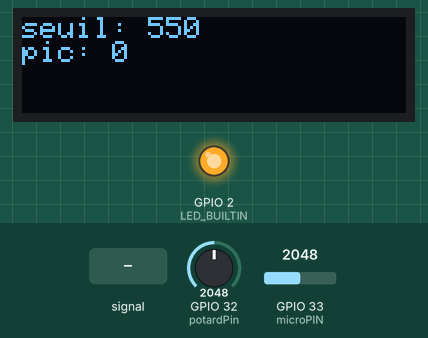
Simulated run of this sketch. Board: ESP32. Shown: 128×32 one-colour display, output pins drawn as LEDs (lit = HIGH). The test bench sets the inputs (shaded band); at power-on: GPIO 33 (microPIN) = 2048, GPIO 32 (potardPin) = 2048. What the sketch prints to the serial monitor is not drawn.

Above: at 2.2 s.
2.3 s: GPIO 33 (microPIN) fed a 2 Hz sine of ±1228 counts around its level
At 3.5 s:
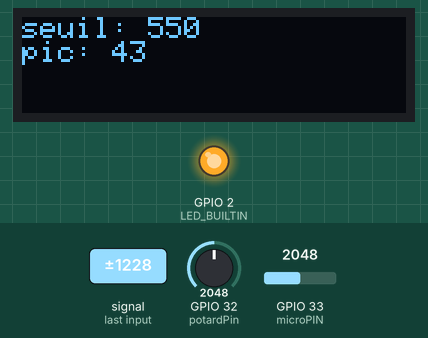
4.4 s: GPIO 33 (microPIN) set to 2866
At 4.58 s:
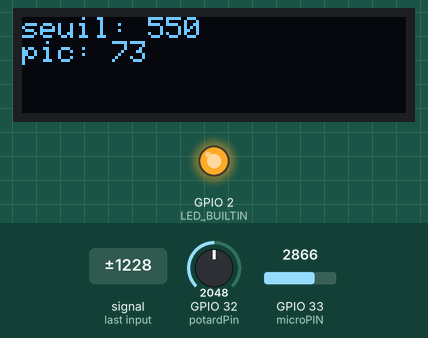
6.1 s: GPIO 32 (potardPin) set to 2866
At 7.4 s:
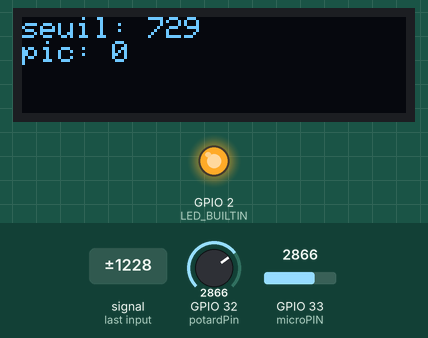
7.9 s: GPIO 33 (microPIN) fed a 200 Hz sine of ±327 counts around its level
At 8.7 s:
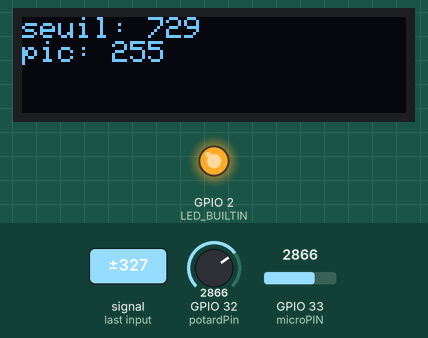
9.6 s: GPIO 32 (potardPin) set to 3603
At 11.0 s:
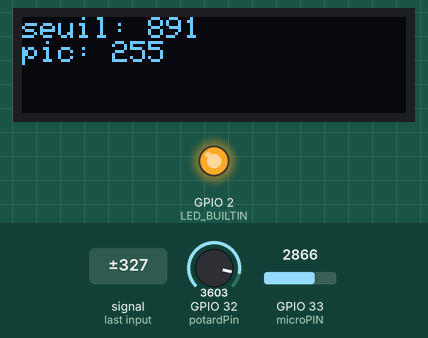
11.3 s: GPIO 33 (microPIN) set to 3603
At 12.4 s:
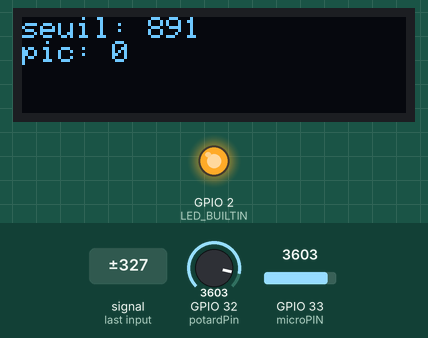
Timing chart, 0 to 14.1 s (numbered marks = the images above; inputs shaded):
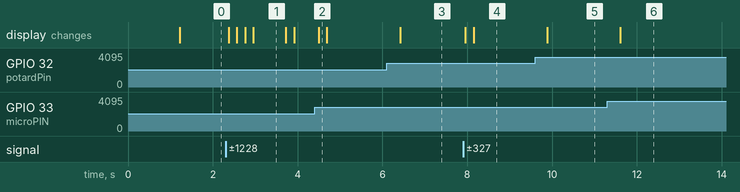

The sketch:

ESP32_Spectrum_potard_OLED.ino
```cpp
// (licence header left out)
/*
// I2C
*/
#include <Wire.h>
const int PIN_SDA = 26;
const int PIN_SCL = 27;

#define SCREEN_WIDTH 128 // OLED display width, in pixels
#define SCREEN_HEIGHT 32 // OLED display height, in pixels
#include <Adafruit_GFX.h>
#include <Adafruit_SSD1306.h>
#define OLED_RESET     4 // Reset pin # (or -1 if sharing Arduino reset pin)
#define SCREEN_ADDRESS 0x3C ///< See datasheet for Address; 0x3D for 128x64, 0x3C for 128x32
Adafruit_SSD1306 display(SCREEN_WIDTH, SCREEN_HEIGHT, &Wire, OLED_RESET);

// Entrée potentiomètre
#define potardPin 32 //ADC1_CH4;

// Entrée micro
#define microPIN 33 // ADC1_CH5

#include "arduinoFFT.h" // Standard Arduino FFT library
// https://github.com/kosme/arduinoFFT, in IDE, Sketch, Include Library, Manage Library, then search for FFT
arduinoFFT FFT = arduinoFFT();
#define SAMPLES 1024             // Must be a power of 2
#define SAMPLING_FREQUENCY 10000 // Hz, must be 40000 or less due to ADC conversion time. Determines maximum frequency that can be analysed by the FFT Fmax=sampleF/2.
uint8_t amplitude = 200;            // Depending on your audio source level, you may need to increase this value
unsigned int sampling_period_us;
double vReal1[SAMPLES];
double vImag1[SAMPLES];

double pic = 230;// ou  harmoniques 460 ou 920
double picSeuilBas = pic - (10 * pic /100);
double picSeuilHaut = pic + (10 * pic /100);

// voir l'exemple FFT_01 https://github.com/kosme/arduinoFFT/blob/master/Examples/FFT_01/FFT_01.ino
unsigned long newTime, chrono1, chrono2;
int compteur_tour =0;
int Nb_chrono =0;
// compteur d'attaque
int Cpt_Attaque=0;

// relai en GPIO D1
//#define Relai_Ext D1

void displayParameters(int range,int pic, bool detected) {
  display.clearDisplay();
  display.setTextSize(1.5);      // Normal 1:1 pixel scale
  display.setTextColor(SSD1306_WHITE); // Draw white text
  display.setCursor(0, 0);     // Start at top-left corner
  //display.cp437(true);         // Use full 256 char 'Code Page 437' font
  display.print(F("seuil: "));display.println(range);
  display.print(F("pic: "));display.println(pic);
  if (detected) {
      display.println("!  o-o  !");
      display.println("!  (!)  !");
  }
  display.display();
}

void setup() {
  Serial.begin(115200);
  Serial.println(__FILE__);
  sampling_period_us = round(1000000 * (1.0 / SAMPLING_FREQUENCY));

  Wire.begin(PIN_SDA, PIN_SCL);
  pinMode(LED_BUILTIN, OUTPUT);
  digitalWrite(LED_BUILTIN, HIGH);


  picSeuilBas = pic - (10 * pic /100);
  picSeuilHaut = pic + (10 * pic /100);

  if(!display.begin(SSD1306_SWITCHCAPVCC, SCREEN_ADDRESS)) {
    Serial.println(F("SSD1306 allocation failed"));
    for(;;); // Don't proceed, loop forever
  }
  delay(1000);
}

void loop(){
  Serial.println(LED_BUILTIN);
  digitalWrite(LED_BUILTIN, HIGH);
  // lecture potentiomètre
  int16_t adc0;
  adc0 = analogRead(potardPin);
  // interval de valeurs 100 à 1000
  int range = map(adc0, 0, 4095, 100, 1000);
  Serial.println("-----------------------------------------------------------");
  Serial.print("AIN0: "); Serial.println(adc0);
  Serial.print("pic map: "); Serial.println(range);
  Serial.println("-----------------------------------------------------------");
  picSeuilBas = range - (10 * range /100);
  picSeuilHaut = range + (10 * range /100);


  //
  //   prise de son et création de sa FFT
  //
  for (int i = 0; i < SAMPLES; i++) {
    newTime  = micros();         //  lecture du son via un micro mis en ADC0
    vReal1[i] = analogRead(microPIN);   //  Using pin number for ADC port ici ADC0
    vImag1[i] = 0;
    while ((micros() - newTime) < sampling_period_us) { /* do nothing to wait */ }
  }
  FFT.Windowing(vReal1, SAMPLES, FFT_WIN_TYP_HAMMING, FFT_FORWARD);
  FFT.Compute(vReal1, vImag1, SAMPLES, FFT_FORWARD);
  FFT.ComplexToMagnitude(vReal1, vImag1, SAMPLES);

  // calcul du pic
  double pic1 = FFT.MajorPeak(vReal1, SAMPLES, SAMPLING_FREQUENCY);
  Serial.println(pic1);
  displayParameters(range, (int) pic1, false);
  //picSeuilHaut = pic + (10 * seuil /100);
  // on cherche si le pic = 234 +- 10%
  if (pic1 >picSeuilBas  && pic1 <=picSeuilHaut) {         // soupçon de frelon
    // est-ce que il y a  5 pics en 235 en moins de 30 secondes ?
    chrono2 = millis(); // demarrage du chrono 2
    if (Nb_chrono == 0) {
      chrono1 = chrono2 ;  // remise à l'heure du compteur 1
    }
    unsigned long interval;
    interval = chrono2 - chrono1 ;
    if (interval < 5000 ) {     // les deux pics sont séparés de moins de 5s
      chrono1 = chrono2;
      chrono2 = millis();
      Nb_chrono++;
      delay(10); // attente
    }
    else {
      // remise à zero du compteur
      Nb_chrono = 0;
    }
    if ( Nb_chrono > 4 ) {     // !!!! FRELON !!!!
      Nb_chrono=0;
      // affichage alerte  FRELON !
      displayParameters(range, (int) pic1, true);
      Serial.println("  A L E R T E ");
      Serial.println(" F R E L O N S");
      Serial.println("   /-------!  ");
      Serial.println("   !  o-o  !  ");
      Serial.println("   !  (!)  ! ");
      Serial.println("   !___!___/  ");
      // mise du relai externe en D5 High pour tir
      digitalWrite(LED_BUILTIN, LOW);
      delay(1000);
    }
  }
}
```

Measured:
- after the input at 2.3 s, the display: first changes after 0.08 s (image 1 shows a later state)
- after the input at 6.1 s, the display: changes after 0.32 s (image 3)
- after the input at 7.9 s, the display: first changes after 0.06 s (image 4 shows a later state)
- after the input at 9.6 s, the display: changes after 0.28 s (image 5)
- after the input at 11.3 s, the display: changes after 0.31 s (image 6)
- what the display in image 1 shows lasts 0.7 s, from 3.0 s to 3.7 s
